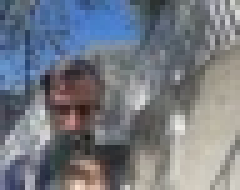
#> input picture py_databending/images/small.jpg, 48 x 38 px, shrunk from 200 x 157 before the run (shown 5 times larger)
$ python apply.py
#> lines starting #> are read from the running program, lines starting #| are printed output that depends on the picture
### py_databending/functions.py
from PIL import Image
import cv2
import numpy as np
from typing import List, Tuple


def flattenPixels(data: List[Tuple[int]]) -> np.array:
    return np.array(data).flatten()

def flatToPixels(data: np.array) -> np.array:
    result = data.reshape(len(data)//3, 3)
    return result

def noise(data: np.array, start=0, stop=-1, std='sqrmean') -> np.array:
    '''
    Args:
        data: np array of data to apply noise to
        start: starting index of noise
        stop: ending index of noise
        std: standard deviation of noise
    Return:
        result: flat np array of uint8 with noise added to original data
    '''
    assert stop >= -1, 'stop index should be positive int'
    assert stop > start or stop == -1, 'stop index should be larger than start index'

    if std == 'sqrmean':
        std = np.sqrt(data.mean())

    if stop == -1:
        stop = len(data)
    length = stop - start
    stop = start + length

    mean = 0
    noise = np.random.normal(mean, std, length)

    result = data.copy()
    result[start:stop] = result[start:stop] + noise
    result = result.astype(np.uint8)

    return result


def echo(data: np.array, start=0, stop=-1, width=60, weight=0.5):
    '''
    Args:
        data: np array of data to apply echo to
        start: starting index of noise
        stop: ending index of noise
        width: width of echo
        weight: amount that echoed pixel should apply to current
    Return:
        result: flat np array of uint8 with echo added to original data
    '''
    assert stop >= -1, 'stop index should be positive int'
    assert stop > start or stop == -1, 'stop index should be larger than start index'
    assert width < len(data), 'width must be smaller than length of data'

    if stop == -1:
        stop = len(data)
    length = stop - start
    stop = start + length

    if width < 0:
        start += width
        stop += width

    built = data.copy()
    ### TODO: Rewrite this to use numpy instead of for loop
    for i in range(start+width, stop):
        newval = built[i] + (data[i-width] * weight)
        newval = (newval / max(255, newval)) * 255
        built[i] = newval

    built = built.astype(np.uint8)
    return built


def shift(data: np.array, magnitude=10, start=0, stop=-1):
    assert stop >= -1, 'stop index should be positive int'
    assert stop > start or stop == -1, 'stop index should be larger than start index'

    if stop == -1:
        stop = len(data)
    length = stop - start
    stop = start + length

    selection = data[start:stop]
    selection = np.roll(selection, magnitude)

    result = data.copy()
    result[start:stop] = selection

    return result


# [38 lines that do not run on import are left out]

### py_databending/apply.py
from functions import *

# Load image
print(f'Loading and flattening data')
imagepath = 'images/small.jpg'
img = Image.open(imagepath)
#> img is the input picture: PIL image 48x38 RGB; mean R, G, B 116.4, 121.4, 130.3
original_shape = img.size
#> original_shape = (48, 38)
width, height = original_shape
#> width = 48; height = 38

# Flatten to long arr
data = list(img.getdata())
#> data = 1824 items, first 6: (70, 95, 115), (54, 77, 93), (65, 87, 100), (98, 117, 124), (89, 99, 108), (93, 103, 112)
flat = flattenPixels(data)
#> flat = 5472 values, max 251 at index 5373, min 16 at index 3074, mean 122.7

# Perform mutations
print(f'Applying mutations')
half = len(flat) // 2
#> half = 2736
third = len(flat) // 3
#> third = 1824
start = half
#> start = 2736
stop = start + third
#> stop = 4560

# flat = noise(flat, std=30, start=0, stop=start)
flat = noise(flat, std=20)
#> in noise, `stop = len(data)`: stop = 5472
#> in noise, `noise = np.random.normal(mean, std, length)`: noise = 5472 values, max 76.03 at index 3118, min -74.8 at index 3752, mean -0.32
#> in noise, `result = data.copy()`: result has the same summary as flat outside noise
#> in noise, `result = result.astype(np.uint8)`: result = 5472 values, max 255 at index 494, min 0 at index 3218, mean 122
#> flat has the same summary as result in noise
flat = shift(flat, magnitude=3*width//5, start=start, stop=stop)
#> in shift, `length = stop - start`: length = 1824
#> in shift, `stop = start + length`: stop = 4560
#> in shift, `selection = data[start:stop]`: selection = 1824 values, max 255 at index 1651, min 0 at index 482, mean 123.3
#> in shift, `selection = np.roll(selection, magnitude)`: selection = 1824 values, max 255 at index 1679, min 0 at index 510, mean 123.3
#> flat = 5472 values, max 255 at index 494, min 0 at index 3246, mean 122
flat = echo(flat, width=width//6, weight=0.8, start=start, stop=-1)
#> in echo, `stop = len(data)`: stop = 5472
#> in echo, `length = stop - start`: length = 2736
#> in echo, `built = data.copy()`: built has the same summary as flat outside echo
#> the loop in echo, `for i in range(start+width, stop):` made 2728 passes
#> newval on passes 1 to 3: 142.8, 119.4, 146
#> after the loop in echo, `for i in range(start+width, stop):`: built = 5472 values, max 255 at index 494, min 3 at index 1743, mean 161.4
#> flat has the same summary as built in echo

# Return to original image shapes
print(f'Reshaping and saving')
reshaped = flatToPixels(flat).astype(np.uint8)
#> in flatToPixels, `result = data.reshape(len(data)//3, 3)`: result = 1824 rows, first 8: [105, 103, 134], [98, 114, 73], [84, 83, 97], [106, 119, 153], [104, 101, 116], [99, 132, 107], [125, 113, 95], [82, 103, 99]
#> reshaped has the same summary as result in flatToPixels
reshaped = reshaped.reshape(*original_shape[::-1], 3)
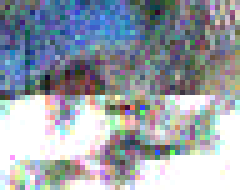
#> reshaped: shape (38, 48, 3) (shown 5 times larger); mean of channels 0, 1, 2 153.7, 160.7, 169.9; drawn as R, G, B

# Save result
reshaped = cv2.cvtColor(reshaped, cv2.COLOR_BGR2RGB)
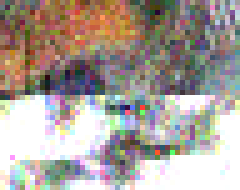
#> reshaped: shape (38, 48, 3) (shown 5 times larger); mean R, G, B 169.9, 160.7, 153.7
print(type(reshaped), reshaped.shape)
#| <class 'numpy.ndarray'> (38, 48, 3)
cv2.imwrite('result.png', reshaped)

# Show result
cv2.imshow('image', reshaped)
cv2.waitKey(0)
cv2.destroyAllWindows()

$ run again, with py_databending/images/group.jpg copied over py_databending/images/small.jpg
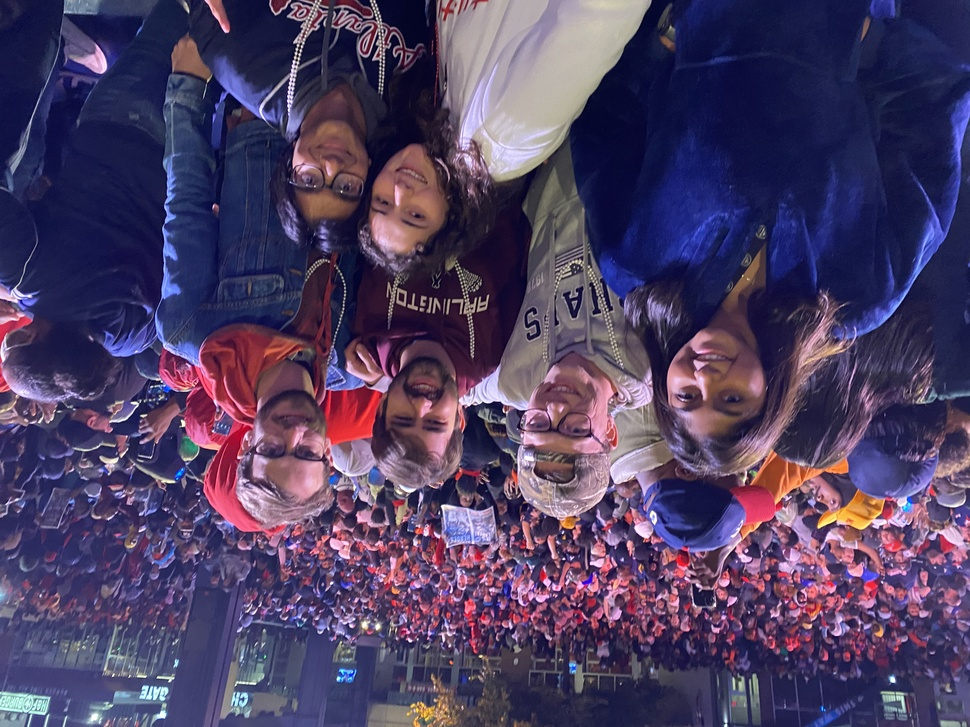
#> input picture py_databending/images/group.jpg, 970 x 727 px, shrunk from 4032 x 3024 before the run
#> img is the input picture: PIL image 970x727 RGB; mean R, G, B 78, 63.7, 98.3
#> data = 705190 items
#> half = 1057785
#> third = 705190
#> start = 1057785
#> `stop = start + third`: stop = 1762975
#> in noise, `stop = len(data)`: stop = 2115570
#> in shift, `length = stop - start`: length = 705190
#> in shift, `stop = start + length`: stop = 1762975
#> in echo, `stop = len(data)`: stop = 2115570
#> in echo, `length = stop - start`: length = 1057785
#> the loop in echo, `for i in range(start+width, stop):` made 1057624 passes
#> newval on passes 1 to 3: 255, 199.4, 244.4
#> `reshaped = reshaped.reshape(*original_shape[::-1], 3)`:
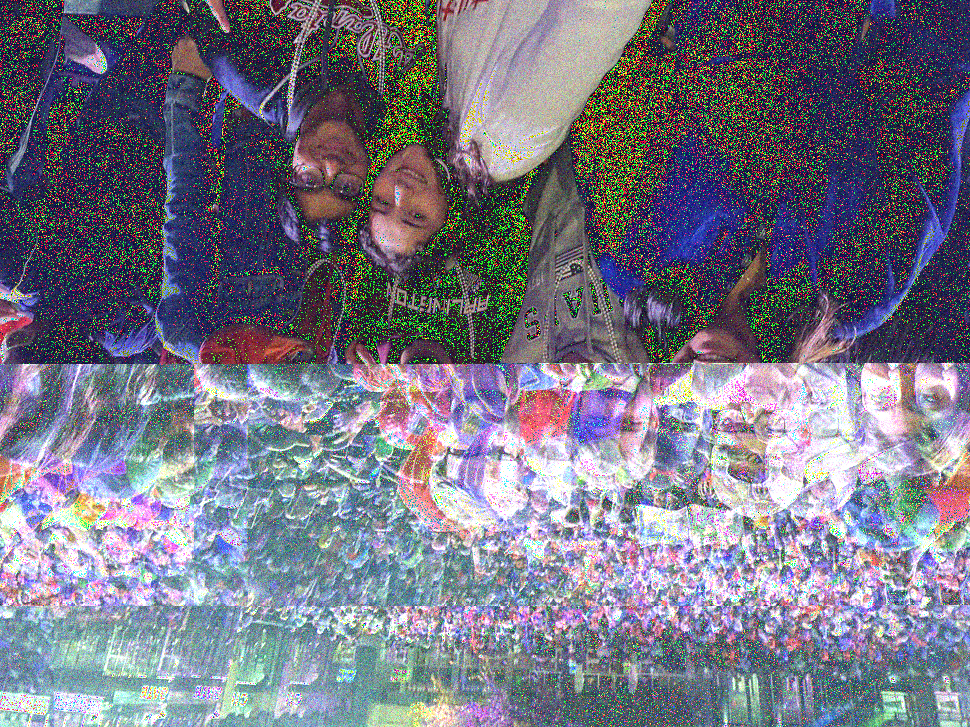
#> reshaped: shape (727, 970, 3); mean of channels 0, 1, 2 117.7, 117, 132.8; drawn as R, G, B
#> `reshaped = cv2.cvtColor(reshaped, cv2.COLOR_BGR2RGB)`:
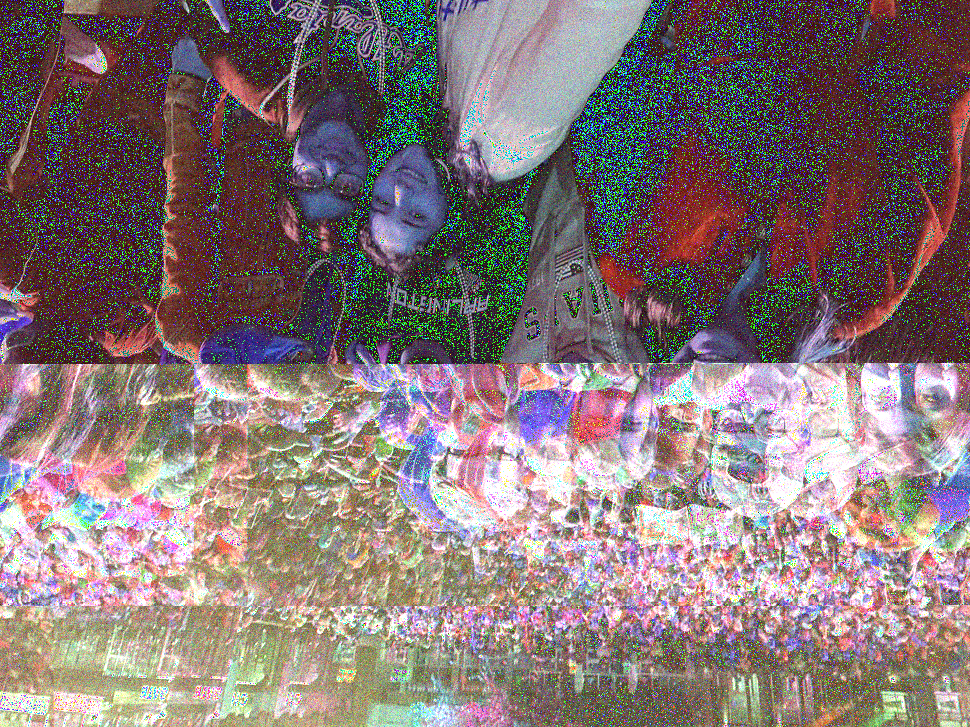
#> reshaped: shape (727, 970, 3); mean R, G, B 132.8, 117, 117.7
#| <class 'numpy.ndarray'> (727, 970, 3)
